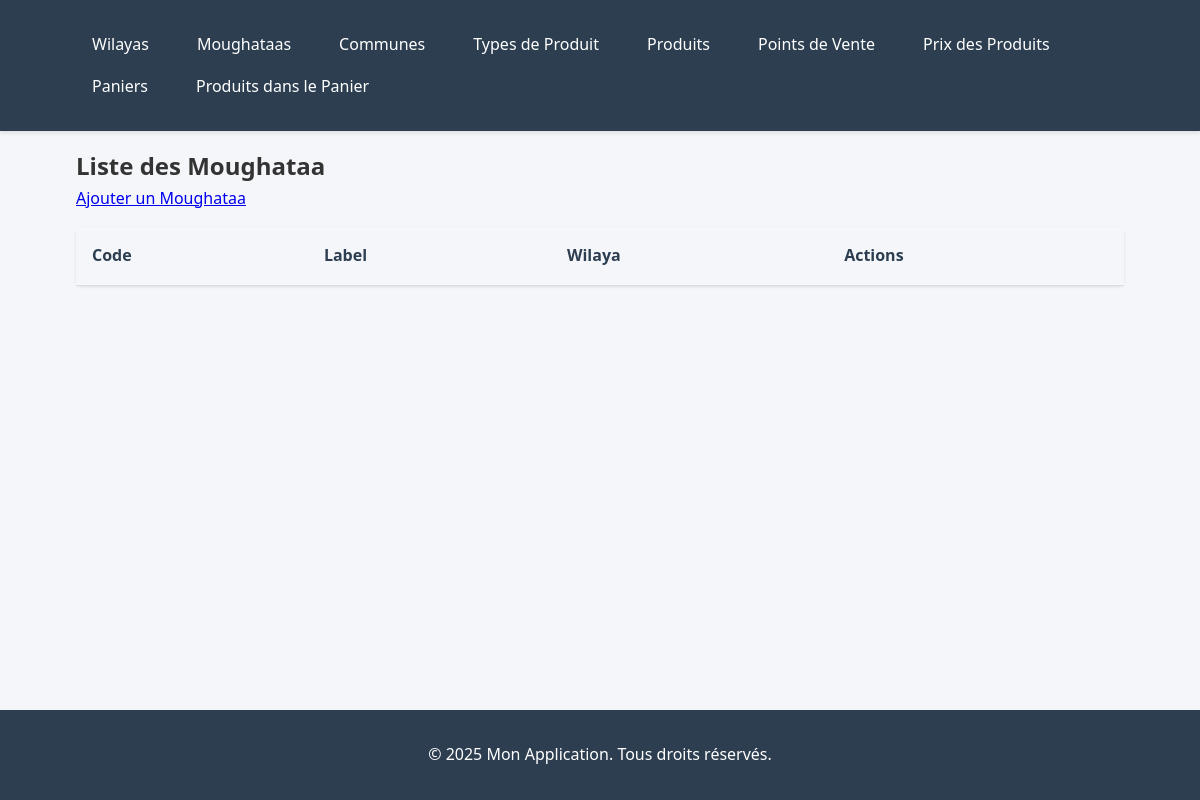
Before: /moughataa/ with the older database file.
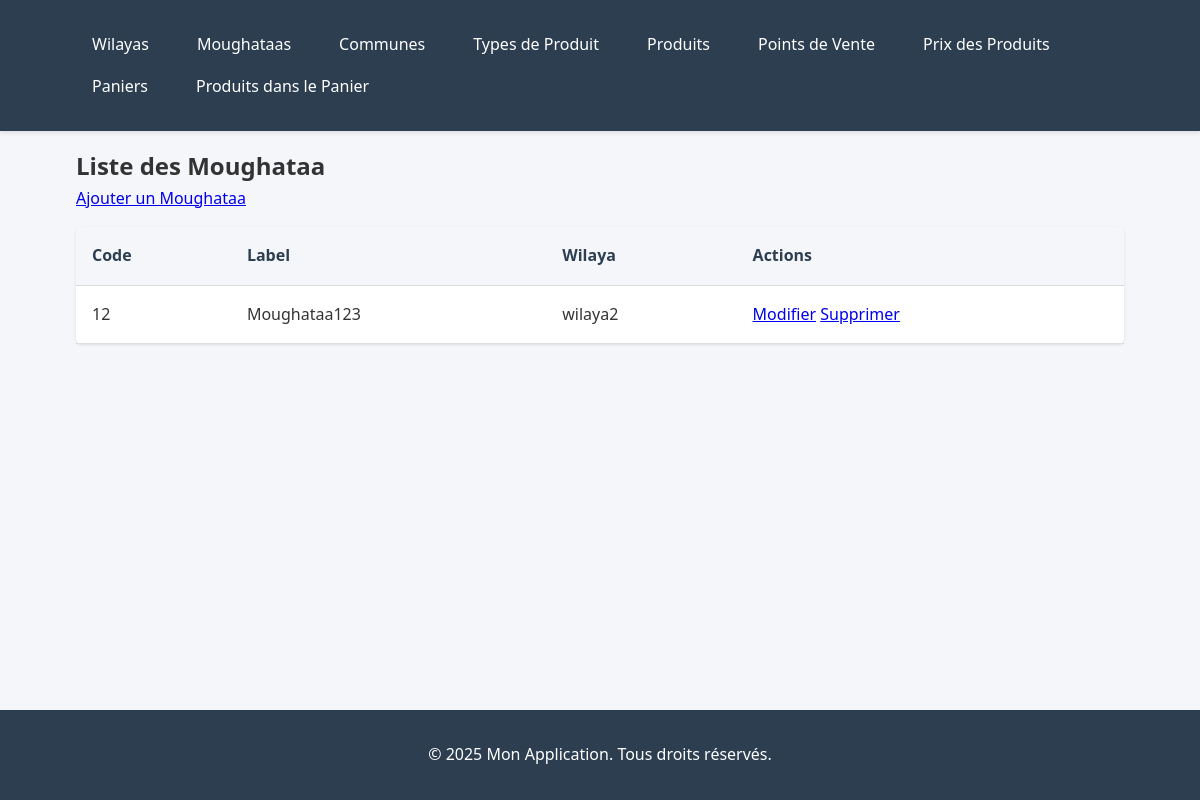
After: the same page with the newer database file.
### incp/models.py (models this page shows, shortened)
class Moughataa(models.Model):
    code = models.CharField(max_length=50, unique=True, validators=[MinLengthValidator(2)])
    label = models.CharField(max_length=200)
    wilaya = models.ForeignKey(Wilaya, on_delete=models.PROTECT, related_name='moughataa_set')

class Wilaya(models.Model):
    code = models.CharField(max_length=50, unique=True, validators=[MinLengthValidator(2)])
    name = models.CharField(max_length=200)

### incp/views.py (the view)
# urls.py: path('moughataa/', MoughataaListeView.as_view(), name='moughataa_liste'),
class MoughataaListeView(ListView):
    model = Moughataa
    template_name = "moughataa/moughataa_liste.html"

### incp/templates/moughataa/moughataa_liste.html
{% extends 'base.html' %}
{% block content %}
  <h2>Liste des Moughataa</h2>
  <a href="{% url 'moughataa_create' %}">Ajouter un Moughataa</a>
  <table>
    <tr>
      <th>Code</th>
      <th>Label</th>
      <th>Wilaya</th>
      <th>Actions</th>
    </tr>
    {% for moughataa in object_list %}
      <tr>
        <td>{{ moughataa.code }}</td>
        <td>{{ moughataa.label }}</td>
        <td>{{ moughataa.wilaya.name }}</td>
        <td>
          <a href="{% url 'moughataa_modifier' moughataa.pk %}">Modifier</a>
          <a href="{% url 'moughataa_supprimer' moughataa.pk %}">Supprimer</a>
        </td>
      </tr>
    {% endfor %}
  </table>
{% endblock %}

### incp/templates/base.html (shortened to what this page needs)
{% load static %}
<!DOCTYPE html>
<html lang="fr">
<head>
    <link rel="stylesheet" href="{% static 'css/styles.css' %}">
    <link href="https://cdn.jsdelivr.net/npm/flatpickr/dist/flatpickr.min.css" rel="stylesheet">
</head>
<body>
    <header>
        <nav class="navbar">
            <div class="container">
                <ul class="nav-links">
                    <li><a href="{% url 'wilaya_liste' %}">Wilayas</a></li>
                    <li><a href="{% url 'moughataa_liste' %}">Moughataas</a></li>
                    <li><a href="{% url 'commune_liste' %}">Communes</a></li>
                    <li><a href="{% url 'product_type_liste' %}">Types de Produit</a></li>
                    <li><a href="{% url 'produit_liste' %}">Produits</a></li>
                    <li><a href="{% url 'point_of_sale_liste' %}">Points de Vente</a></li>
                    <li><a href="{% url 'prixdeproduit_list' %}">Prix des Produits</a></li>
                    <li><a href="{% url 'panier_liste' %}">Paniers</a></li>
                    <li><a href="{% url 'produitdepanier_list' %}">Produits dans le Panier</a></li>
                </ul>
            </div>
        </nav>
    </header>
    <main>
        <div class="container">
            {% block content %}
            {% endblock %}
        </div>
    </main>
    <footer>
        <div class="container">
            <p>&copy; 2025 Mon Application. Tous droits réservés.</p>
        </div>
    </footer>
</body>
</html>

### incp/static/css/styles.css (style rules this page uses)
:root { --primary-color: #4a90e2; --secondary-color: #2c3e50; --success-color: #2ecc71; --error-color: #e74c3c; --text-color: #333; --light-gray: #f5f6fa; --border-color: #dcdde1; }
* { margin: 0; padding: 0; box-sizing: border-box; }
body { font-family: 'Segoe UI', Tahoma, Geneva, Verdana, sans-serif; line-height: 1.6; color: var(--text-color); background-color: var(--light-gray); min-height: 100vh; display: flex; flex-direction: column; }
.container { width: 90%; max-width: 1200px; margin: 0 auto; padding: 1rem; flex: 1; }
.navbar { background-color: var(--secondary-color); padding: 1rem 0; box-shadow: 0 2px 4px rgba(0, 0, 0, 0.1); }
.nav-links { list-style: none; display: flex; flex-wrap: wrap; gap: 1rem; }
.nav-links a { color: white; text-decoration: none; padding: 0.5rem 1rem; border-radius: 4px; transition: background-color 0.3s ease; }
table { width: 100%; border-collapse: collapse; margin: 1rem 0; background: white; box-shadow: 0 1px 3px rgba(0, 0, 0, 0.1); border-radius: 5px; }
th, td { padding: 1rem; text-align: left; border-bottom: 1px solid var(--border-color); }
th { background-color: var(--light-gray); font-weight: 600; color: var(--secondary-color); }
footer { position: fixed; bottom: 0; width: 100%; background-color: var(--secondary-color); color: white; padding: 1rem 0; text-align: center; z-index: 10; }
main { flex: 1; }

Changed rows visible on the page:
added Moughataa: code "12", label "Moughataa123", wilaya.name "wilaya2"
